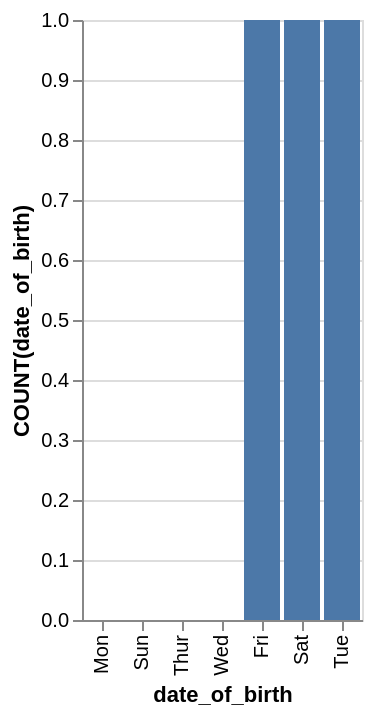

Vega-Lite specification for this chart:
### Vega-Lite specification from a JSON file in a GitHub repository (floating-point values rounded to 4 significant figures)
{"data": {"values": [{"x_data": "Mon", "y_data": 0}, {"x_data": "Sun", "y_data": 0}, {"x_data": "Thur", "y_data": 0}, {"x_data": "Wed", "y_data": 0}, {"x_data": "Fri", "y_data": 1}, {"x_data": "Sat", "y_data": 1}, {"x_data": "Tue", "y_data": 1}]}, "mark": "bar", "encoding": {"x": {"field": "x_data", "type": "nominal", "title": "date_of_birth", "sort": {"op": "sum", "field": "y_data", "order": "ascending"}}, "y": {"field": "y_data", "type": "quantitative", "title": "COUNT(date_of_birth)"}}}
